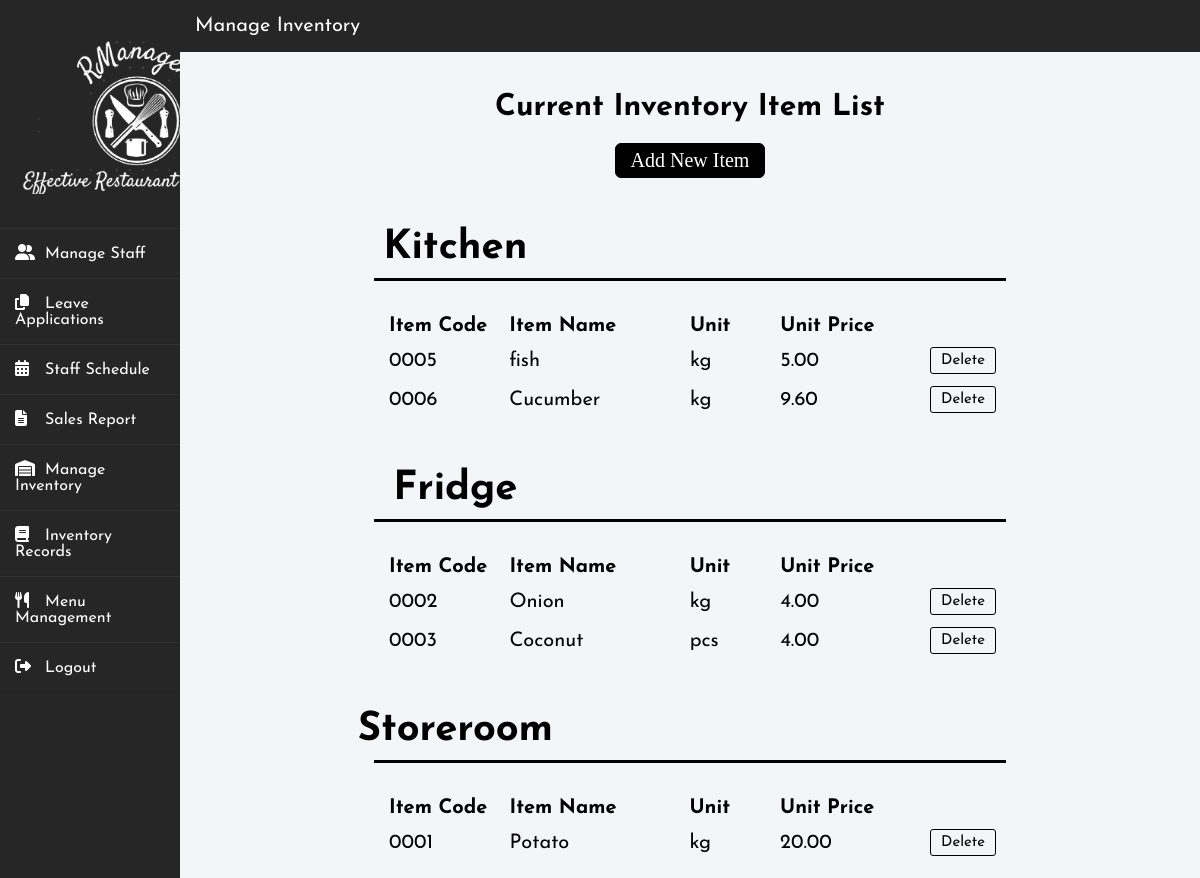
Screenshot of /manageinventory.php (signed in) with the database file from the repository.
### tables this page shows
CREATE TABLE IF NOT EXISTS `locations` (
  `Location_ID` int(20) NOT NULL AUTO_INCREMENT,
  `name` varchar(20) DEFAULT NULL,
  PRIMARY KEY (`Location_ID`)
);

CREATE TABLE IF NOT EXISTS `inventory` (
  `Inventory_ID` int(20) NOT NULL AUTO_INCREMENT,
  `Supplier_ID` int(20) DEFAULT NULL,
  `location` varchar(50) NOT NULL,
  `itemname` varchar(20) DEFAULT NULL,
  `unit` varchar(10) DEFAULT NULL,
  `price` decimal(10,2) DEFAULT NULL,
  PRIMARY KEY (`Inventory_ID`),
  KEY `Supplier_ID` (`Supplier_ID`)
);

### manageinventory.php (the view, shortened to what this page needs)
<!DOCTYPE html>
<head>
    <link href="stylesheets/default.css" rel="stylesheet" type="text/css">
    <link href="stylesheets/manageinventory.css" rel="stylesheet" type="text/css">
</head>
<body>
    <?php include "sidebar.php"; ?>
    <?php include "includes/conn.php"?>
    <div class="mainbody">
        <div class="topbar">
            <span>Manage Inventory</span>
        </div>
        <center>
            <p class="header">Current Inventory Item List</p>
            <a href="addinventoryitem.php"><button class="btn">Add New Item</button></a>
            <?php
            $sql = "SELECT * FROM locations";
            $result = mysqli_query($con, $sql);
            while ($row = mysqli_fetch_assoc($result)){
                $sql = "SELECT * FROM inventory WHERE location='".$row['Location_ID']."'";
                $items = mysqli_query($con, $sql);
                if (mysqli_num_rows($items) > 0){ ?>
                    <div>
                        <p class="locationtitle"><?php echo $row['name'] ?></p>
                        <hr class="line">
                        <table class="itemtable">
                            <tr>
                                <th style="width: 20%;">Item Code</th>
                                <th style="width: 30%;">Item Name</th>
                                <th style="width: 15%;">Unit</th>
                                <th style="width: 25%;">Unit Price</th>
                                <th style="width: 10%;"></th>
                            </tr>
                            <?php
                            while ($iteminfo = mysqli_fetch_assoc($items)){
                                $itemcode = sprintf("%04d",$iteminfo['Inventory_ID']);
                                echo "<tr>";
                                echo "<td>".$itemcode."</td>";
                                echo "<td>".$iteminfo['itemname']."</td>";
                                echo "<td>".$iteminfo['unit']."</td>";
                                echo "<td>".$iteminfo['price']."</td>";
                                echo '<td><button class="delbtn" onclick="delItem(\''.' '.$iteminfo["itemname"].'\','.$iteminfo["Inventory_ID"].')">Delete</button></td>';
                                echo "</tr>";
                            }
                            ?>
                        </table>
                    </div>
                <?php } ?>
            <?php } ?>
        </center>
        <form action="includes/deleteinventoryitem.php" method="post">
        </form>
    </div>
</body>

### stylesheets/default.css (style rules this page uses)
body, html { font-family: 'Open Sans', sans-serif; margin: 0px; height: 100%; background: #F5F5F5; }
body { display: flex; }
.mainbody { width: 85%; margin-left: 15%; position: relative; }
.topbar { background: #262626; width: 100%; padding-top: 16px; padding-bottom: 16px; }
.topbar span { margin: 3px; color: white; font-size: 20px; margin-left: 15px; vertical-align: middle; }
.btn { background-color: black; font-size: 20px; color: white; padding: 5px 15px; font-family: Product Sans; border-radius: 6px; cursor: pointer; box-shadow: 0px; border:1px solid black; transition: all 0.2s; text-decoration: none; outline: none; }

### stylesheets/manageinventory.css (style rules this page uses)
.header { font-size: 30px; font-weight: bold; margin-top: 40px; }
.btn { margin-top: 20px; }
.locationtitle { margin-top: 50px; font-size: 40px; font-weight: bold; transform: translate(-23%, 0); }
.line { background-color: black; height: 3px; border: none; width: 62%; margin-top: 10px; }
.itemtable { width:60%; font-size: 20px; margin-top: 30px; border-collapse: collapse; }
.itemtable th { text-align: left; padding: 5px; }
.itemtable td { padding-top: 6px; padding-bottom: 6px; padding-left: 5px; }
.delbtn { font-size: 15px; padding: 5px 10px; background-color: transparent; border: 1px solid black; border-radius: 3px; width: 100%; outline: none; }

### stylesheets/sidebar.css (style rules this page uses)
* { margin: 0; padding: 0; box-sizing: border-box; list-style: none; text-decoration: none; font-family: 'Josefin Sans', sans-serif; }
body { background-color: #f3f5f9; }

### rows the page displays
locations: name "Kitchen"
inventory: Inventory_ID "0005", itemname "fish", unit "kg", price "5.00"
inventory: Inventory_ID "0006", itemname "Cucumber", unit "kg", price "9.60"
locations: name "Fridge"
inventory: Inventory_ID "0002", itemname "Onion", unit "kg", price "4.00"
inventory: Inventory_ID "0003", itemname "Coconut", unit "pcs", price "4.00"
locations: name "Storeroom"
inventory: Inventory_ID "0001", itemname "Potato", unit "kg", price "20.00"
